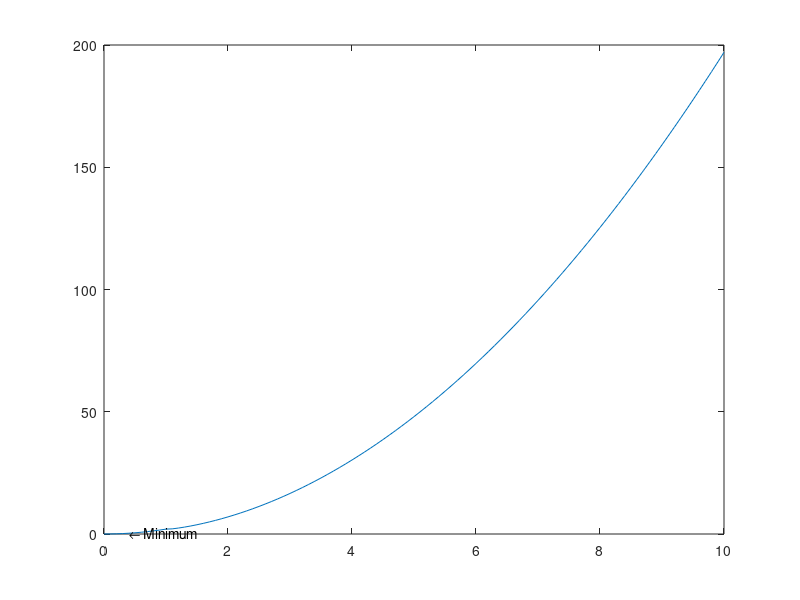

Source code (MATLAB):
clc
clear 
x=0:0.1:10;

if max(x)<=5
    
    y1=sqrt(x.^3)-exp(-(sqrt(2*x)).^2);
    plot(x,y1);
    [x,f,m,n,k,v]=ga(@(x) sqrt(x(1).^3)-exp(-(sqrt(2*x(1))).^2),1);
    a=min(y1)
    
elseif max(x)>=5 && max(x)<=10
    
    y2=2*x.^2-sqrt(x-1);
    plot(x,y2);
    [x,f,m,n,k,v]=ga(@(x) 2*x(1).^2-sqrt(x(1)-1),1);
    b=min(y2)
    
    elseif max(x)>0
    
    y3=-exp(x.^2)+(x-2).^2;
    plot(x,y3);
   
    c=min(y3)
    [x,f,m,n,k,v]=ga(@(x) -exp(x(1).^2)+(x(1)-2).^2,1);
    
   end

text(x(1),f,'\leftarrow Minimum');